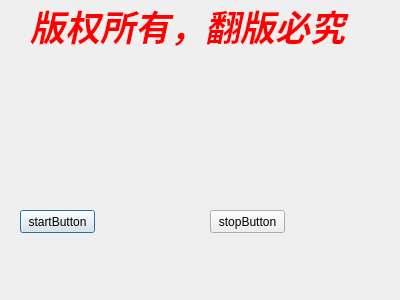
<?xml version="1.0" encoding="UTF-8"?>
<ui version="4.0">
 <class>about</class>
 <widget class="QDialog" name="about">
  <property name="geometry">
   <rect>
    <x>0</x>
    <y>0</y>
    <width>400</width>
    <height>300</height>
   </rect>
  </property>
  <property name="windowTitle">
   <string>Dialog</string>
  </property>
  <widget class="QLabel" name="label">
   <property name="geometry">
    <rect>
     <x>30</x>
     <y>0</y>
     <width>351</width>
     <height>51</height>
    </rect>
   </property>
   <property name="text">
    <string>&lt;html&gt;&lt;head/&gt;&lt;body&gt;&lt;p&gt;&lt;span style=&quot; font-size:26pt; font-weight:600; font-style:italic; color:#ff0000;&quot;&gt;版权所有，翻版必究&lt;/span&gt;&lt;/p&gt;&lt;/body&gt;&lt;/html&gt;</string>
   </property>
  </widget>
  <widget class="QLabel" name="label_Movie">
   <property name="geometry">
    <rect>
     <x>40</x>
     <y>60</y>
     <width>351</width>
     <height>141</height>
    </rect>
   </property>
   <property name="text">
    <string/>
   </property>
  </widget>
  <widget class="QPushButton" name="startButton">
   <property name="geometry">
    <rect>
     <x>20</x>
     <y>210</y>
     <width>75</width>
     <height>23</height>
    </rect>
   </property>
   <property name="text">
    <string>startButton</string>
   </property>
  </widget>
  <widget class="QPushButton" name="stopButton">
   <property name="geometry">
    <rect>
     <x>210</x>
     <y>210</y>
     <width>75</width>
     <height>23</height>
    </rect>
   </property>
   <property name="text">
    <string>stopButton</string>
   </property>
  </widget>
 </widget>
 <resources/>
 <connections/>
</ui>
